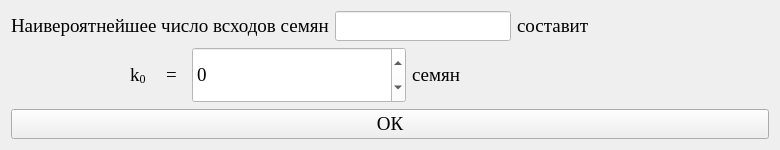
<?xml version="1.0" encoding="UTF-8"?>
<ui version="4.0">
 <class>Form</class>
 <widget class="QWidget" name="Form">
  <property name="geometry">
   <rect>
    <x>0</x>
    <y>0</y>
    <width>780</width>
    <height>150</height>
   </rect>
  </property>
  <property name="minimumSize">
   <size>
    <width>780</width>
    <height>150</height>
   </size>
  </property>
  <property name="maximumSize">
   <size>
    <width>780</width>
    <height>150</height>
   </size>
  </property>
  <property name="windowTitle">
   <string>Определение наивероятнейшего числа всходов некоторого сорта растений</string>
  </property>
  <property name="styleSheet">
   <string notr="true"/>
  </property>
  <layout class="QGridLayout" name="gridLayout_6">
   <item row="0" column="0">
    <layout class="QGridLayout" name="gridLayout_5" columnstretch="0,1">
     <item row="0" column="0">
      <layout class="QGridLayout" name="gridLayout_4">
       <item row="0" column="0">
        <layout class="QGridLayout" name="gridLayout" columnstretch="0,0,0">
         <item row="0" column="1">
          <widget class="QLineEdit" name="lineEdit">
           <property name="enabled">
            <bool>false</bool>
           </property>
           <property name="font">
            <font>
             <family>Times New Roman</family>
             <pointsize>14</pointsize>
            </font>
           </property>
           <property name="styleSheet">
            <string notr="true">color: black; background-color: white;</string>
           </property>
          </widget>
         </item>
         <item row="0" column="0">
          <widget class="QLabel" name="label">
           <property name="font">
            <font>
             <family>Times New Roman</family>
             <pointsize>14</pointsize>
            </font>
           </property>
           <property name="text">
            <string>Наивероятнейшее число всходов семян</string>
           </property>
          </widget>
         </item>
         <item row="0" column="2">
          <widget class="QLabel" name="label_5">
           <property name="font">
            <font>
             <family>Times New Roman</family>
             <pointsize>14</pointsize>
            </font>
           </property>
           <property name="text">
            <string>составит</string>
           </property>
          </widget>
         </item>
        </layout>
       </item>
       <item row="1" column="0">
        <layout class="QGridLayout" name="gridLayout_3" columnstretch="1,0,1">
         <item row="0" column="0">
          <widget class="QLabel" name="label_6">
           <property name="text">
            <string/>
           </property>
          </widget>
         </item>
         <item row="0" column="1">
          <layout class="QGridLayout" name="gridLayout_2">
           <item row="0" column="0">
            <widget class="QLabel" name="label_2">
             <property name="minimumSize">
              <size>
               <width>30</width>
               <height>0</height>
              </size>
             </property>
             <property name="maximumSize">
              <size>
               <width>30</width>
               <height>16777215</height>
              </size>
             </property>
             <property name="font">
              <font>
               <family>Times New Roman</family>
               <pointsize>14</pointsize>
              </font>
             </property>
             <property name="text">
              <string>&lt;html&gt;&lt;head/&gt;&lt;body&gt;&lt;p&gt;k&lt;span style=&quot; vertical-align:sub;&quot;&gt;0&lt;/span&gt;&lt;/p&gt;&lt;/body&gt;&lt;/html&gt;</string>
             </property>
            </widget>
           </item>
           <item row="0" column="1">
            <widget class="QLabel" name="label_3">
             <property name="minimumSize">
              <size>
               <width>20</width>
               <height>0</height>
              </size>
             </property>
             <property name="maximumSize">
              <size>
               <width>20</width>
               <height>16777215</height>
              </size>
             </property>
             <property name="font">
              <font>
               <family>Times New Roman</family>
               <pointsize>14</pointsize>
              </font>
             </property>
             <property name="text">
              <string>=</string>
             </property>
            </widget>
           </item>
           <item row="0" column="2">
            <widget class="QDoubleSpinBox" name="doubleSpinBox">
             <property name="enabled">
              <bool>false</bool>
             </property>
             <property name="minimumSize">
              <size>
               <width>214</width>
               <height>25</height>
              </size>
             </property>
             <property name="maximumSize">
              <size>
               <width>16777215</width>
               <height>220</height>
              </size>
             </property>
             <property name="font">
              <font>
               <family>Times New Roman</family>
               <pointsize>14</pointsize>
              </font>
             </property>
             <property name="styleSheet">
              <string notr="true">color: black; background-color: white;</string>
             </property>
             <property name="decimals">
              <number>0</number>
             </property>
             <property name="minimum">
              <double>-999999999.000000000000000</double>
             </property>
             <property name="maximum">
              <double>999999999.000000000000000</double>
             </property>
             <property name="singleStep">
              <double>0.010000000000000</double>
             </property>
             <property name="value">
              <double>0.000000000000000</double>
             </property>
            </widget>
           </item>
           <item row="0" column="3">
            <widget class="QLabel" name="label_4">
             <property name="minimumSize">
              <size>
               <width>60</width>
               <height>0</height>
              </size>
             </property>
             <property name="maximumSize">
              <size>
               <width>16777215</width>
               <height>16777215</height>
              </size>
             </property>
             <property name="font">
              <font>
               <family>Times New Roman</family>
               <pointsize>14</pointsize>
              </font>
             </property>
             <property name="text">
              <string>семян</string>
             </property>
            </widget>
           </item>
          </layout>
         </item>
         <item row="0" column="2">
          <widget class="QLabel" name="label_7">
           <property name="text">
            <string/>
           </property>
          </widget>
         </item>
        </layout>
       </item>
      </layout>
     </item>
     <item row="0" column="1">
      <widget class="QLabel" name="label_8">
       <property name="text">
        <string/>
       </property>
      </widget>
     </item>
    </layout>
   </item>
   <item row="1" column="0">
    <widget class="QPushButton" name="pushButton">
     <property name="font">
      <font>
       <family>Times New Roman</family>
       <pointsize>14</pointsize>
      </font>
     </property>
     <property name="styleSheet">
      <string notr="true"/>
     </property>
     <property name="text">
      <string>ОК</string>
     </property>
    </widget>
   </item>
  </layout>
 </widget>
 <resources/>
 <connections/>
</ui>
